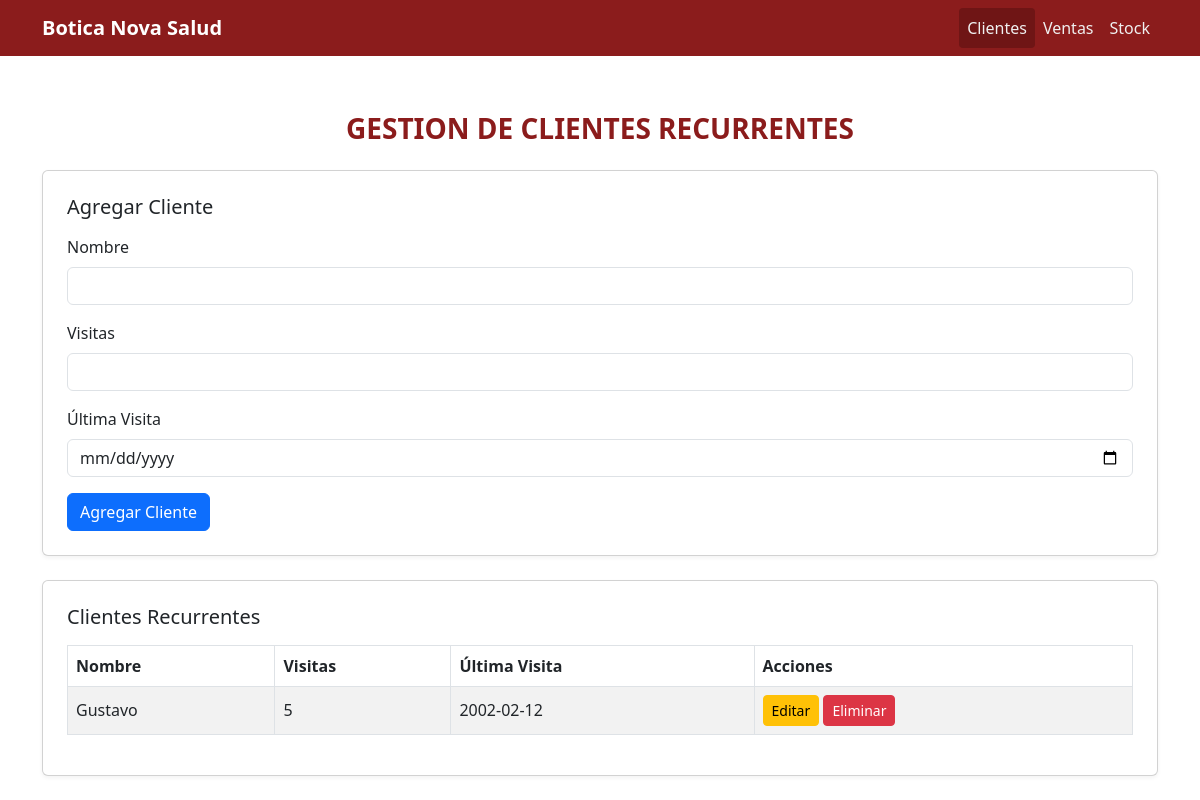
Page /Sistema/cliente.php on the committed database.
### tables this page shows
CREATE TABLE `clientes` (
  `id` int(11) NOT NULL,
  `nombre` varchar(100) NOT NULL,
  `telefono` varchar(20) DEFAULT NULL,
  `correo` varchar(100) DEFAULT NULL,
  `visitas` int(11) DEFAULT 0,
  `ultima_visita` date DEFAULT NULL
);

### Sistema/cliente.php (the view, shortened to what this page needs)
<?php
include('../conexion_bd.php');
$clientes_recurrentes = [];
$query = "SELECT * FROM clientes";
$result = $conexion->query($query);
if ($result) {
    while ($row = $result->fetch_assoc()) {
        $clientes_recurrentes[] = $row;
    }
}
$cliente_a_editar = null;
?>
<!DOCTYPE html>
<html lang="es">
<head>
    <link rel="stylesheet" href="style.css" />
    <link href="https://cdn.jsdelivr.net/npm/bootstrap@5.3.0/dist/css/bootstrap.min.css" rel="stylesheet" />
</head>
<body>
    <nav class="navbar navbar-expand-lg fixed-top">
        <div class="container">
            <a class="navbar-brand" href="index.php">Botica Nova Salud</a>
            <div class="collapse navbar-collapse" id="navbarNav">
                <ul class="navbar-nav ms-auto">
                    <li class="nav-item">
                        <a class="nav-link active" href="cliente.php">Clientes</a>
                    </li>
                    <li class="nav-item">
                        <a class="nav-link" href="ventas.php" data-section="ventas">Ventas</a>
                    </li>
                    <li class="nav-item">
                        <a class="nav-link" href="index.php">Stock</a>
                    </li>
                </ul>
            </div>
        </div>
    </nav>
    <div class="container mt-3 pt-4">
        <h3 class="header-title mb-4" style="text-align: center;">GESTION DE CLIENTES RECURRENTES</h3>
        <div class="card p-4 mb-4">
            <h5 class="mb-3"><?php echo $cliente_a_editar ? 'Editar Cliente' : 'Agregar Cliente'; ?></h5>
            <form action="cliente.php" method="POST">
                <div class="mb-3">
                    <label for="nombre" class="form-label">Nombre</label>
                    <input type="text" class="form-control" id="nombre" name="nombre" value="<?php echo $cliente_a_editar ? htmlspecialchars($cliente_a_editar['nombre']) : ''; ?>" required>
                </div>
                <div class="mb-3">
                    <label for="visitas" class="form-label">Visitas</label>
                    <input type="number" class="form-control" id="visitas" name="visitas" value="<?php echo $cliente_a_editar ? $cliente_a_editar['visitas'] : ''; ?>" required>
                </div>
                <div class="mb-3">
                    <label for="ultima_visita" class="form-label">Última Visita</label>
                    <input type="date" class="form-control" id="ultima_visita" name="ultima_visita" value="<?php echo $cliente_a_editar ? $cliente_a_editar['ultima_visita'] : ''; ?>" required>
                </div>
                <button type="submit" class="btn btn-primary"><?php echo $cliente_a_editar ? 'Actualizar Cliente' : 'Agregar Cliente'; ?></button>
            </form>
        </div>
        <div class="card p-4">
            <h5 class="mb-3">Clientes Recurrentes</h5>
            <div class="table-responsive">
                <table class="table table-striped table-bordered">
                    <thead>
                        <tr>
                            <th>Nombre</th>
                            <th>Visitas</th>
                            <th>Última Visita</th>
                            <th>Acciones</th>
                        </tr>
                    </thead>
                    <tbody>
                        <?php foreach ($clientes_recurrentes as $c): ?>
                            <tr>
                                <td><?php echo htmlspecialchars($c['nombre']); ?></td>
                                <td><?php echo $c['visitas']; ?></td>
                                <td><?php echo $c['ultima_visita']; ?></td>
                                <td>
                                    <a href="cliente.php?action=editar&id=<?php echo $c['id']; ?>" class="btn btn-warning btn-sm">Editar</a>
                                    <a href="cliente.php?action=eliminar&id=<?php echo $c['id']; ?>" class="btn btn-danger btn-sm" onclick="return confirm('¿Estás seguro de eliminar este cliente?');">Eliminar</a>
                                </td>
                            </tr>
                        <?php endforeach; ?>
                    </tbody>
                </table>
            </div>
        </div>
    </div>
</body>
</html>

### Sistema/style.css (style rules this page uses)
body { padding-top: 4.5rem; background: #f5f5f5; font-family: 'Segoe UI', Tahoma, Geneva, Verdana, sans-serif; color: #333; }
.navbar { background-color: #8B1C1C !important; }
.nav-link { color: #f0f0f0 !important; font-weight: 500; }
.nav-link.active { background-color: #6f1515 !important; border-radius: 4px; }
.navbar-brand { color: #ffffff !important; font-weight: bold; }
.header-title { font-weight: 700; color: #8B1C1C; }
.table { background-color: #ffffff; border: 1px solid #ccc; }
.table thead { background-color: #8B1C1C; color: white; }
.table tbody tr { background-color: #ffffff; }
.table th, .table td { vertical-align: middle; }
.table-striped > tbody > tr:nth-of-type(odd) { background-color: #f9f9f9; }
.btn-primary, .btn-primary:hover { background-color: #8B1C1C; border-color: #6f1515; }
.card { border: 1px solid #ddd; background-color: #ffffff; box-shadow: 0 2px 4px rgba(0, 0, 0, 0.05); }

### rows in the picture
clientes: nombre "Gustavo", visitas "5", ultima_visita "2002-02-12"
